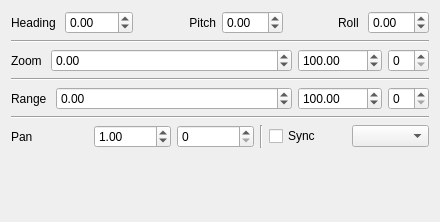
          <widget class="QWidget" name="scrollAreaWidgetContents_4">
           <property name="geometry">
            <rect>
             <x>0</x>
             <y>0</y>
             <width>440</width>
             <height>222</height>
            </rect>
           </property>
           <layout class="QVBoxLayout" name="verticalLayout_5">
            <item>
             <layout class="QHBoxLayout" name="horizontalLayout_11">
              <item>
               <widget class="QLabel" name="Headinglabel">
                <property name="text">
                 <string>Heading </string>
                </property>
                <property name="alignment">
                 <set>Qt::AlignRight|Qt::AlignTrailing|Qt::AlignVCenter</set>
                </property>
               </widget>
              </item>
              <item>
               <widget class="QDoubleSpinBox" name="HandlingSpinBox">
                <property name="minimum">
                 <double>-360.000000000000000</double>
                </property>
                <property name="maximum">
                 <double>360.000000000000000</double>
                </property>
               </widget>
              </item>
              <item>
               <spacer name="horizontalSpacer_3">
                <property name="orientation">
                 <enum>Qt::Horizontal</enum>
                </property>
                <property name="sizeHint" stdset="0">
                 <size>
                  <width>40</width>
                  <height>20</height>
                 </size>
                </property>
               </spacer>
              </item>
              <item>
               <widget class="QLabel" name="Pitchlabel">
                <property name="text">
                 <string>Pitch</string>
                </property>
                <property name="alignment">
                 <set>Qt::AlignRight|Qt::AlignTrailing|Qt::AlignVCenter</set>
                </property>
               </widget>
              </item>
              <item>
               <widget class="QDoubleSpinBox" name="PitchSpinBox">
                <property name="minimum">
                 <double>-90.000000000000000</double>
                </property>
                <property name="maximum">
                 <double>90.000000000000000</double>
                </property>
               </widget>
              </item>
              <item>
               <spacer name="horizontalSpacer_4">
                <property name="orientation">
                 <enum>Qt::Horizontal</enum>
                </property>
                <property name="sizeHint" stdset="0">
                 <size>
                  <width>40</width>
                  <height>20</height>
                 </size>
                </property>
               </spacer>
              </item>
              <item>
               <widget class="QLabel" name="Rolllabel">
                <property name="text">
                 <string>Roll </string>
                </property>
                <property name="alignment">
                 <set>Qt::AlignRight|Qt::AlignTrailing|Qt::AlignVCenter</set>
                </property>
               </widget>
              </item>
              <item>
               <widget class="QDoubleSpinBox" name="RollSpinBox">
                <property name="accelerated">
                 <bool>false</bool>
                </property>
                <property name="minimum">
                 <double>-90.000000000000000</double>
                </property>
                <property name="maximum">
                 <double>90.000000000000000</double>
                </property>
               </widget>
              </item>
             </layout>
            </item>
            <item>
             <widget class="Line" name="line_2">
              <property name="orientation">
               <enum>Qt::Horizontal</enum>
              </property>
             </widget>
            </item>
            <item>
             <layout class="QHBoxLayout" name="horizontalLayout_4">
              <item>
               <widget class="QLabel" name="Zoomlabel">
                <property name="text">
                 <string>Zoom </string>
                </property>
               </widget>
              </item>
              <item>
               <widget class="QDoubleSpinBox" name="ZoomSpinBox">
                <property name="sizePolicy">
                 <sizepolicy hsizetype="MinimumExpanding" vsizetype="Fixed">
                  <horstretch>0</horstretch>
                  <verstretch>0</verstretch>
                 </sizepolicy>
                </property>
                <property name="toolTip">
                 <string>Zoom (altitude) value in meters</string>
                </property>
                <property name="autoFillBackground">
                 <bool>true</bool>
                </property>
                <property name="wrapping">
                 <bool>false</bool>
                </property>
                <property name="buttonSymbols">
                 <enum>QAbstractSpinBox::UpDownArrows</enum>
                </property>
                <property name="accelerated">
                 <bool>true</bool>
                </property>
                <property name="minimum">
                 <double>-100.000000000000000</double>
                </property>
                <property name="maximum">
                 <double>27536977.989999998360872</double>
                </property>
               </widget>
              </item>
              <item>
               <widget class="QDoubleSpinBox" name="ZoomStepSpinBox">
                <property name="toolTip">
                 <string>Zoom Step in meters</string>
                </property>
                <property name="minimum">
                 <double>0.000000000000000</double>
                </property>
                <property name="maximum">
                 <double>100000.000000000000000</double>
                </property>
                <property name="singleStep">
                 <double>1.000000000000000</double>
                </property>
                <property name="value">
                 <double>100.000000000000000</double>
                </property>
               </widget>
              </item>
              <item>
               <widget class="QSpinBox" name="ZoomMultipler">
                <property name="toolTip">
                 <string>ZStep - 10^x  multipler</string>
                </property>
                <property name="minimum">
                 <number>0</number>
                </property>
               </widget>
              </item>
             </layout>
            </item>
            <item>
             <widget class="Line" name="line_3">
              <property name="orientation">
               <enum>Qt::Horizontal</enum>
              </property>
             </widget>
            </item>
            <item>
             <layout class="QHBoxLayout" name="horizontalLayout_6">
              <item>
               <widget class="QLabel" name="Rangelabel">
                <property name="text">
                 <string>Range </string>
                </property>
               </widget>
              </item>
              <item>
               <widget class="QDoubleSpinBox" name="RangeSpinBox">
                <property name="sizePolicy">
                 <sizepolicy hsizetype="MinimumExpanding" vsizetype="Fixed">
                  <horstretch>0</horstretch>
                  <verstretch>0</verstretch>
                 </sizepolicy>
                </property>
                <property name="toolTip">
                 <string>Range (distance) in meters</string>
                </property>
                <property name="autoFillBackground">
                 <bool>true</bool>
                </property>
                <property name="wrapping">
                 <bool>true</bool>
                </property>
                <property name="buttonSymbols">
                 <enum>QAbstractSpinBox::UpDownArrows</enum>
                </property>
                <property name="accelerated">
                 <bool>true</bool>
                </property>
                <property name="minimum">
                 <double>-100.000000000000000</double>
                </property>
                <property name="maximum">
                 <double>27536977.989999998360872</double>
                </property>
               </widget>
              </item>
              <item>
               <widget class="QDoubleSpinBox" name="RangeStepSpinBox">
                <property name="toolTip">
                 <string>Zoom Step in meters</string>
                </property>
                <property name="minimum">
                 <double>0.000000000000000</double>
                </property>
                <property name="maximum">
                 <double>100000.000000000000000</double>
                </property>
                <property name="singleStep">
                 <double>1.000000000000000</double>
                </property>
                <property name="value">
                 <double>100.000000000000000</double>
                </property>
               </widget>
              </item>
              <item>
               <widget class="QSpinBox" name="RangeMultipler"/>
              </item>
             </layout>
            </item>
            <item>
             <widget class="Line" name="line_4">
              <property name="orientation">
               <enum>Qt::Horizontal</enum>
              </property>
             </widget>
            </item>
            <item>
             <layout class="QHBoxLayout" name="horizontalLayout_7">
              <item>
               <widget class="QLabel" name="label">
                <property name="text">
                 <string>Pan</string>
                </property>
               </widget>
              </item>
              <item>
               <widget class="QDoubleSpinBox" name="SpeedSpinBox">
                <property name="sizePolicy">
                 <sizepolicy hsizetype="Preferred" vsizetype="Fixed">
                  <horstretch>0</horstretch>
                  <verstretch>0</verstretch>
                 </sizepolicy>
                </property>
                <property name="toolTip">
                 <string>Pan Step in decimal degrees</string>
                </property>
                <property name="value">
                 <double>1.000000000000000</double>
                </property>
               </widget>
              </item>
              <item>
               <widget class="QSpinBox" name="SpeedMultipler">
                <property name="toolTip">
                 <string>PStep - 10^-x  multipler</string>
                </property>
               </widget>
              </item>
              <item>
               <widget class="Line" name="line">
                <property name="orientation">
                 <enum>Qt::Vertical</enum>
                </property>
               </widget>
              </item>
              <item>
               <widget class="QCheckBox" name="QgsSync">
                <property name="layoutDirection">
                 <enum>Qt::LeftToRight</enum>
                </property>
                <property name="autoFillBackground">
                 <bool>false</bool>
                </property>
                <property name="text">
                 <string>Sync</string>
                </property>
               </widget>
              </item>
              <item>
               <widget class="QComboBox" name="Head">
                <property name="toolTip">
                 <string>Heading mode</string>
                </property>
                <property name="currentIndex">
                 <number>0</number>
                </property>
                <property name="modelColumn">
                 <number>0</number>
                </property>
                <item>
                 <property name="text">
                  <string/>
                 </property>
                </item>
                <item>
                 <property name="text">
                  <string>Manual</string>
                 </property>
                </item>
                <item>
                 <property name="text">
                  <string>Auto</string>
                 </property>
                </item>
                <item>
                 <property name="text">
                  <string>N</string>
                 </property>
                </item>
                <item>
                 <property name="text">
                  <string>E</string>
                 </property>
                </item>
                <item>
                 <property name="text">
                  <string>SE</string>
                 </property>
                </item>
                <item>
                 <property name="text">
                  <string>S</string>
                 </property>
                </item>
                <item>
                 <property name="text">
                  <string>SW</string>
                 </property>
                </item>
                <item>
                 <property name="text">
                  <string>W</string>
                 </property>
                </item>
                <item>
                 <property name="text">
                  <string>NW</string>
                 </property>
                </item>
                <item>
                 <property name="text">
                  <string>NE</string>
                 </property>
                </item>
               </widget>
              </item>
             </layout>
            </item>
            <item>
             <spacer name="verticalSpacer_2">
              <property name="orientation">
               <enum>Qt::Vertical</enum>
              </property>
              <property name="sizeHint" stdset="0">
               <size>
                <width>20</width>
                <height>40</height>
               </size>
              </property>
             </spacer>
            </item>
           </layout>
          </widget>
